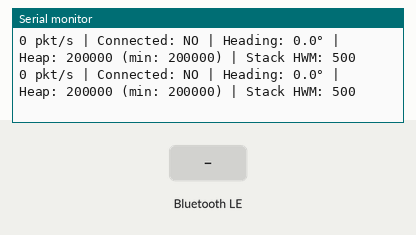
Recording of a sketch running on a simulated ESP32. Shown: the last lines printed to the serial monitor. The inputs (shaded band) are chosen by the test bench. Nothing arrives over Bluetooth unless stated; a phone connects over Bluetooth LE 3 s after start.

Above: at 1.2 s.
1.3 s: Bluetooth LE write "1" received
At 1.34 s:
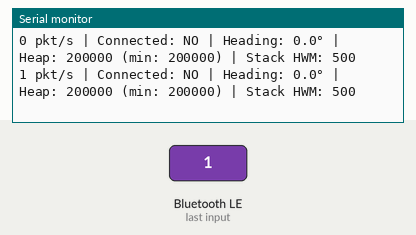
4.3 s: Bluetooth LE write "0" received
At 4.33 s:
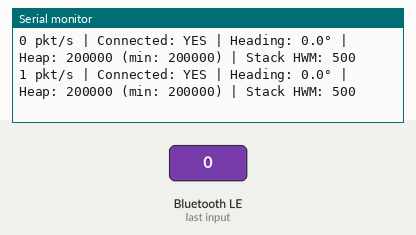

The sketch:

sensor_stream.ino
```cpp
#include <BLEDevice.h>
#include <BLEServer.h>
#include <BLEUtils.h>
#include <BLE2902.h>
#include <ArduinoJson.h>
#include <esp_task_wdt.h>

#define SERVICE_UUID        "4fafc201-1fb5-459e-8fcc-c5c9c331914b"
#define CHARACTERISTIC_UUID "beb5483e-36e1-4688-b7f5-ea07361b26a8"

//THIS IS EXAMPLE CODE TO TEST YOUR CONNECTION IS WORKING AND WHAT UPDATE FREQUENCY YOU ARE GETTING

BLEServer* pServer = nullptr;
BLECharacteristic* pCharacteristic = nullptr;
bool deviceConnected = false;

struct SensorPacket {
    unsigned long ts;
    double lat, lon;
    float alt, hdop, heading;
    float ax, ay, az;
    float gx, gy, gz;
} latestPacket;

volatile bool newDataAvailable = false;

// Track heap over time to detect leaks
uint32_t heapAtConnect = 0;
uint32_t minHeapSeen = 0xFFFFFFFF;

class MyServerCallbacks : public BLEServerCallbacks {
    void onConnect(BLEServer* pServer) {
        deviceConnected = true;
        heapAtConnect = esp_get_free_heap_size();
        minHeapSeen = heapAtConnect;
        Serial.printf("Phone connected! Heap at connect: %d\n", heapAtConnect);
    }

    void onDisconnect(BLEServer* pServer) {
        deviceConnected = false;
        uint32_t heapNow = esp_get_free_heap_size();
        Serial.printf("Disconnected! Heap now: %d | Min seen: %d | Leaked: %d bytes\n",
                      heapNow,
                      minHeapSeen,
                      (int)heapAtConnect - (int)heapNow);
        Serial.printf("   Stack HWM: %d\n", uxTaskGetStackHighWaterMark(NULL));
        Serial.println("Restarting advertising...");
        pServer->startAdvertising();
    }
};

class MyCallbacks : public BLECharacteristicCallbacks {
    void onWrite(BLECharacteristic *pCharacteristic) {
        String value = pCharacteristic->getValue();
        if (value.length() == 0) return;

        StaticJsonDocument<512> doc;
        DeserializationError err = deserializeJson(doc, value);

        if (err == DeserializationError::Ok) {
            latestPacket.ts      = doc["ts"];
            latestPacket.lat     = doc["lat"];
            latestPacket.lon     = doc["lon"];
            latestPacket.alt     = doc["alt"];
            latestPacket.hdop    = doc["hdop"];
            latestPacket.heading = doc["head"];
            latestPacket.ax      = doc["ax"];
            latestPacket.ay      = doc["ay"];
            latestPacket.az      = doc["az"];
            latestPacket.gx      = doc["gx"];
            latestPacket.gy      = doc["gy"];
            latestPacket.gz      = doc["gz"];
            newDataAvailable = true;
        } else {
            Serial.printf(" JSON parse error: %s | len=%d\n", err.c_str(), value.length());
        }
    }
};

void setup() {
    Serial.begin(115200);
    Serial.println("\n ESP32 BLE Sensor Receiver — heap monitoring build");
    Serial.printf("Boot heap: %d\n", esp_get_free_heap_size());

    esp_task_wdt_config_t wdt_config = {
        .timeout_ms     = 10000,
        .idle_core_mask = 0,
        .trigger_panic  = true
    };
    esp_task_wdt_init(&wdt_config);
    esp_task_wdt_add(NULL);

    BLEDevice::init("DroneESP32");
    pServer = BLEDevice::createServer();
    pServer->setCallbacks(new MyServerCallbacks());

    BLEService *pService = pServer->createService(SERVICE_UUID);
    pCharacteristic = pService->createCharacteristic(
                        CHARACTERISTIC_UUID,
                        BLECharacteristic::PROPERTY_WRITE |
                        BLECharacteristic::PROPERTY_NOTIFY
                      );
    pCharacteristic->setCallbacks(new MyCallbacks());
    pCharacteristic->addDescriptor(new BLE2902());
    pService->start();

    BLEAdvertising *pAdvertising = BLEDevice::getAdvertising();
    pAdvertising->addServiceUUID(SERVICE_UUID);
    pAdvertising->setScanResponse(false);
    pAdvertising->setMinPreferred(0x06);
    BLEDevice::startAdvertising();

    Serial.println("Advertising as 'DroneESP32' — ready for phone");
}

unsigned long lastPrint = 0;
int packetCount = 0;

void loop() {
    esp_task_wdt_reset();

    if (newDataAvailable) {
        newDataAvailable = false;
        packetCount++;
    }

    // Track minimum heap seen during session
    uint32_t currentHeap = esp_get_free_heap_size();
    if (currentHeap < minHeapSeen) {
        minHeapSeen = currentHeap;
    }

    if (millis() - lastPrint > 100) {
        Serial.printf("%d pkt/s | Connected: %s | Heading: %.1f° | Heap: %d (min: %d) | Stack HWM: %d\n",
                      packetCount,
                      deviceConnected ? "YES" : "NO",
                      latestPacket.heading,
                      currentHeap,
                      minHeapSeen,
                      uxTaskGetStackHighWaterMark(NULL));
        packetCount = 0;
        lastPrint = millis();
    }

    delay(1); // was 5 — gives BLE stack more CPU time for ACKs
}
```

Measured:
- after the input at 1.3 s, the serial monitor: prints a new line at once (image 1)
- after the input at 4.3 s, the serial monitor: prints a new line at once (image 2)
